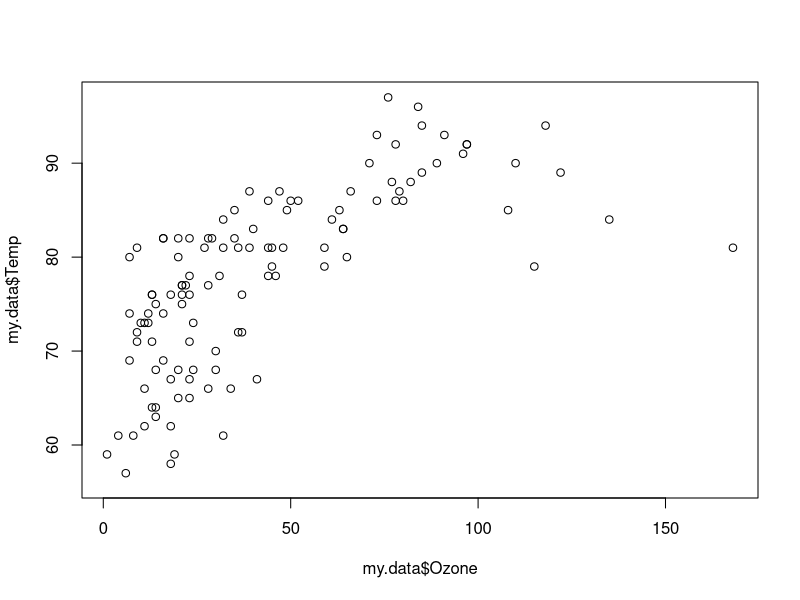
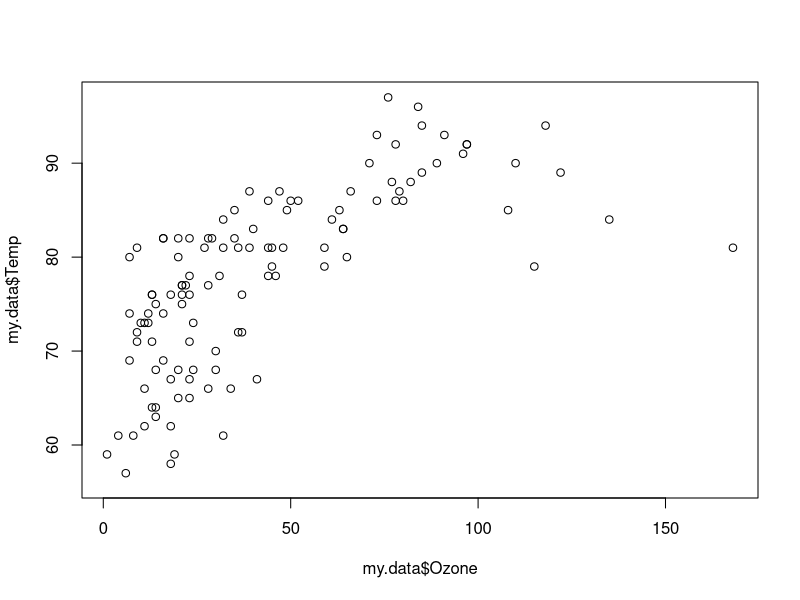
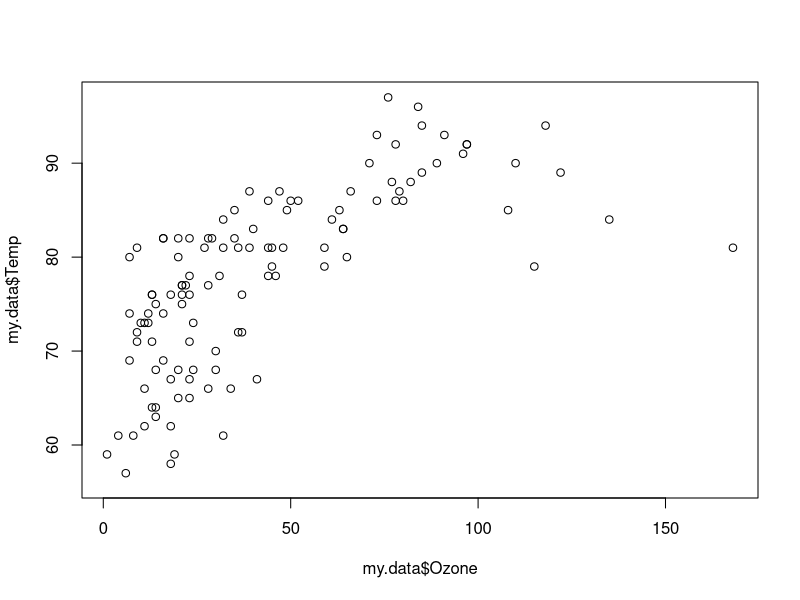

Generate these figures, in order, with R:
# Exploring data in R
# https://www.youtube.com/watch?v=mgslMeYwNmM

library(dplyr)
my.data <- airquality

head(my.data)   # view first 6 rows of data set
tail(my.data)   # view last rows of the data set
class(my.data)  # why type of class the object is
length(my.data) # column number
ncol(my.data)   # also gives num of columns
names(my.data)  # names of the columns
length(my.data[ ,1])  # rows of the data
nrow(my.data)         # row number option 2
View(my.data)         # see all the data at once
str(my.data)          # structure, summarize the data
glimpse(my.data)  # from dplyr 

# factor Month column - loaded in as int
my.data$Month <- factor(my.data$Month)
# reassign the levels of the month variable, change numbers to words
levels(my.data$Month) <- list(May="5", June="6", July="7", Aug="8", Sept="9")
levels(my.data$Month)

plot(my.data$Ozone, my.data$Temp)
idx <- identify(my.data$Ozone, my.data$Temp)

plot(my.data$Ozone, my.data$Temp)
idx <- identify(my.data$Ozone, my.data$Temp, labels = my.data$Month, plot = TRUE)

#xtabs(my.data)  # summarizing data

plot(my.data$Ozone, my.data$Temp)
idx <- identify(my.data$Ozone, my.data$Temp, labels = paste(as.character(my.data$Day), "_" , as.character(my.data$Month)), plot = TRUE)

# Easy function to investigate number of observations fora  varialbe (month)
xtabs(~Month, data=my.data)  # summarizing data


